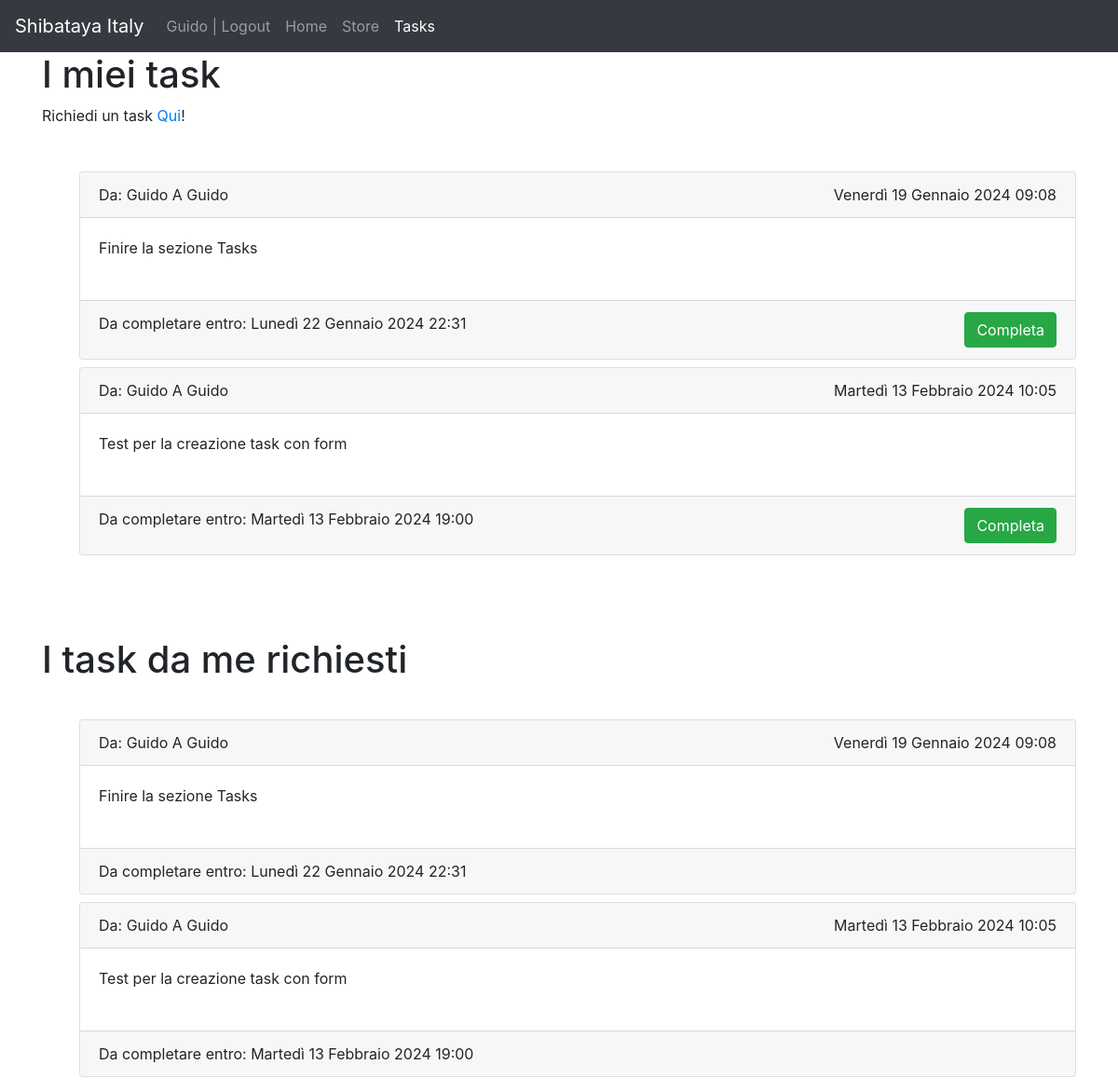
Before: /tasks/ (signed in) with the older database file.
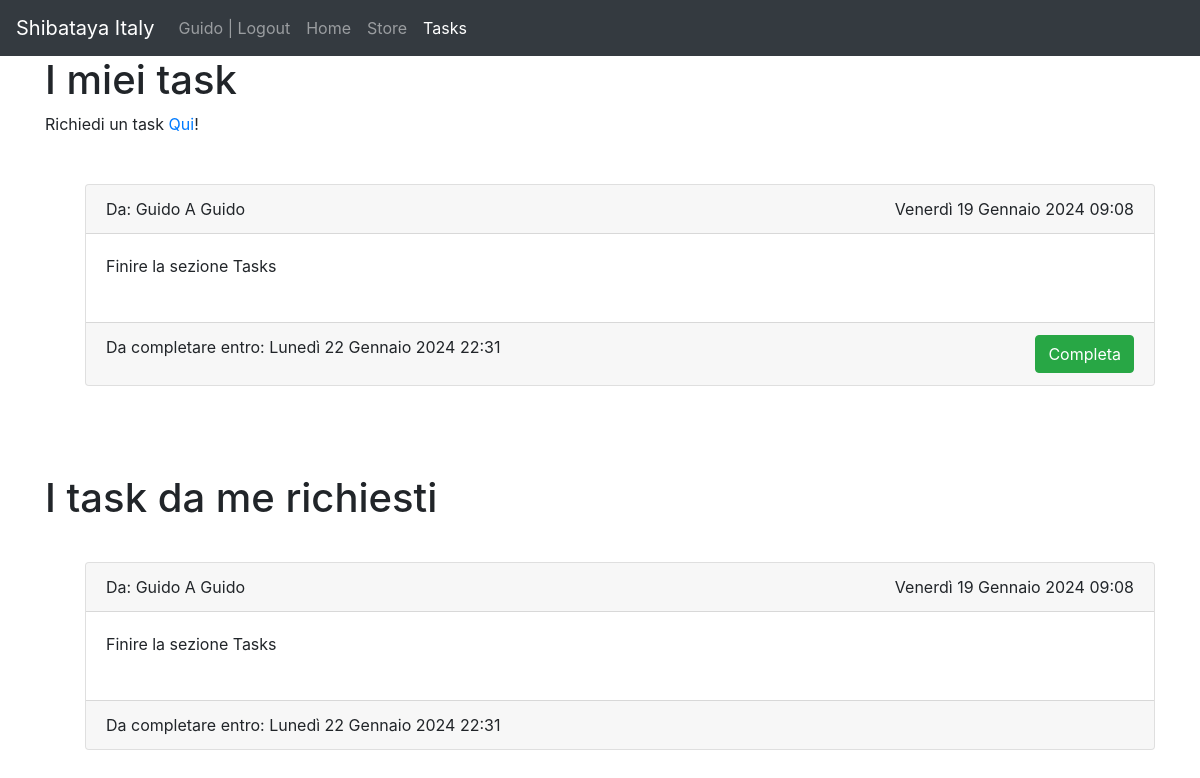
After: the same page with the newer database file.
### sbt_app/models.py (models this page shows)
class task(models.Model):
    title = models.CharField(max_length=200)
    completed = models.BooleanField(default=False)
    target = models.ForeignKey(User, on_delete=models.CASCADE, related_name="target")
    author = models.ForeignKey(User, on_delete=models.CASCADE)
    datetime_limit = models.DateTimeField(default = get_default_time(), blank=False, null=False)
    submission_date = models.DateTimeField(auto_now_add=True, editable=False)

### sbt_app/views.py (the view, shortened to what this page needs)
# urls.py: path("tasks/", views.tasks, name="tasks"),
@login_required(login_url="/login")
def tasks(request):
    items = task.objects.all()
    return render(request, "tasks.html", {"tasks": items})

### sbt_app/templates/tasks.html (shortened to what this page needs)
{%extends "base.html"%}
{%block content%}
<h1>I miei task</h1>
<span>
    <p>Richiedi un task <a href="/task_request">Qui</a>!</p>
</span>
<br>
<ul>
    {%for task in tasks%}
    {%if user.username == task.target.username and not task.completed%}
        <div class="card mt-2">
            <div class="card-header">
                Da: {{task.author.username}} A {{task.target.username}}
            <span style="float:right">{{task.submission_date}}</span>
            </div>
            <div class="card-body d-flex d-flexrow justify-content-between">
            {{task.title}}
            <br><br>
            </div>
            <div class="card-footer">
                <form method="post">
                    Da completare entro: {{task.datetime_limit}}
                    <button type="submit" class="btn btn-success" style="float:right" name="complete_id" value="{{task.id}}">
                        Completa
                    </button>
                </form>
            </div>
        </div>
    {%endif%}
    {%empty%}
        </p>Non hai task da completare!</p>
    {% endfor %}
</ul>
<br><br><br>
<h1>I task da me richiesti</h1>
<br>
<ul>
    {%for task in tasks%}
        {%if user.username == task.author.username%}
            <div class="card mt-2">
                <div class="card-header">
                    Da: {{task.author.username}} A {{task.target.username}}
                <span style="float:right">{{task.submission_date}}</span>
                </div>
                <div class="card-body d-flex d-flexrow justify-content-between">
                {{task.title}}
                <br><br>
                </div>
                <div class="card-footer">
                    <form method="post">
                        {%if task.completed%}Completato {{task.datetime_limit}}{%else%}Da completare entro: {{task.datetime_limit}}{%endif%}
                    </form>
                </div>
            </div>
        {%endif%}
        {%empty%}
            </p>Tutti i task da te richiesti sono stati completati!</p>
    {% endfor %}
</ul>
{% endblock %}

### sbt_app/templates/base.html (shortened to what this page needs)
<!DOCTYPE html>
<html lang="en">
  <head>
    <link rel="stylesheet" href="https://stackpath.bootstrapcdn.com/bootstrap/4.3.1/css/bootstrap.min.css"  rel="stylesheet" />
  </head>
  <body>
    <nav class="navbar navbar-expand-lg navbar-dark bg-dark">
      <a class="navbar-brand" href="/home">Shibataya Italy</a>
      <div>
        <ul class="navbar-nav">
          {%if user.is_authenticated%}
          <span class="nav-item">
            <a class="nav-link" href="/logout">{{user.username}} | Logout</a>
          </span>
          {%else%}
          <li class="nav-item {% if request.resolver_match.url_name == 'login'%}active{%endif%}">
            <a class="nav-link" href="/login">Login</a>
          </li>
          {%endif%}
        </ul>
      </div>
      <div class="collapse navbar-collapse" id="navbarNav">
        <ul class="navbar-nav">
          <li class="nav-item {% if request.resolver_match.url_name == 'home'%}active{%endif%}">
            <a class="nav-link" href="/home">Home</a>
          </li>
          <li class="nav-item {% if request.resolver_match.url_name == 'store'%}active{%endif%}">
            <a class="nav-link" href="/store">Store</a>
          </li>
          {% if user.is_authenticated and user.groups.all.0.name == "member"%}
          <li class="nav-item {% if request.resolver_match.url_name == 'tasks'%}active{%endif%}">
            <a class="nav-link" href="/tasks">Tasks</a>
          </li>
          {%endif%}
        </ul>
      </div>
    </nav>
    <div class="container">{% block content %} {% endblock %}</div>
  </body>
</html>

Changed rows visible on the page:
removed task: author.username "Guido", target.username "Guido", submission_date "Martedì 13 Febbraio 2024 10:05", title "Test per la creazione task con form", datetime_limit "Martedì 13 Febbraio 2024 19:00", {{ task.id }} 4 (drawn)
